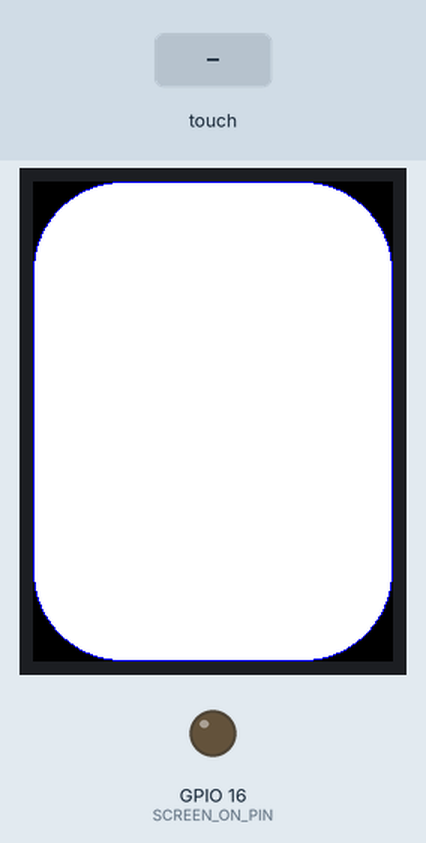
The sketch below on a simulated ESP32. Parts: 240×320 colour display, output pins drawn as LEDs (lit = HIGH). The inputs (shaded band) are chosen by the test bench. Storage starts empty.

Above: at 1.6 s.
1.7 s: screen touched at 13 % across, 10 % down
At 3.0 s:
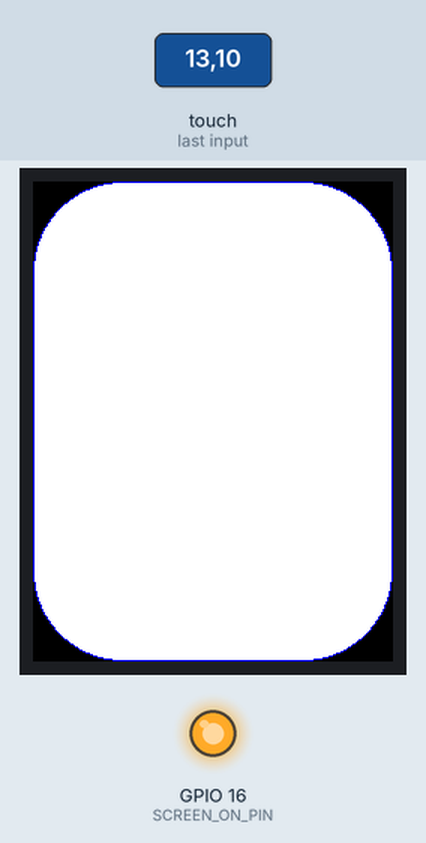
Timing chart, 0 to 4.7 s (numbered marks = the images above; inputs shaded):
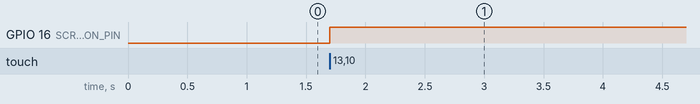

Measured:
- after the input at 1.7 s, GPIO 16 (SCREEN_ON_PIN): LOW → HIGH at once

The sketch:

Control_Board_Main_Code_C1.ino
```cpp
#include "FS.h"
#include <SPI.h>
#include <TFT_eSPI.h>

TFT_eSPI tft = TFT_eSPI(); // Initialize the TFT display

#define CALIBRATION_FILE "/TouchCalData1"
#define REPEAT_CAL false
#define SCREEN_ON_PIN 16

TFT_eSPI_Button mainButton;

void setup() {
  Serial.begin(9600);
  tft.init();
  tft.setRotation(0);
  pinMode(SCREEN_ON_PIN, OUTPUT);
  digitalWrite(SCREEN_ON_PIN, LOW);
  touch_calibrate();
  tft.fillScreen(TFT_BLACK);
  setupMainButton();
}

void loop() {
  checkButtonPresses();
}

void setupMainButton() {
  int buttonX = tft.width() / 2;
  int buttonY = tft.height() / 2;
  mainButton.initButton(&tft, buttonX, buttonY, tft.width(), tft.height(), TFT_BLUE, TFT_WHITE, TFT_WHITE, "Big Button", 2);
  mainButton.drawButton();
}

void turnDisplayOn() {
  digitalWrite(SCREEN_ON_PIN, HIGH);
}

void checkButtonPresses() {
  uint16_t t_x = 0, t_y = 0;
  bool pressed = tft.getTouch(&t_x, &t_y);

  if (pressed && isButtonPressed(mainButton, t_x, t_y)) {
    turnDisplayOn();
    delay(1000);
    tft.fillScreen(TFT_BLACK);
    mainButton.drawButton();
  }
}

bool isButtonPressed(TFT_eSPI_Button &button, uint16_t t_x, uint16_t t_y) {
  return button.contains(t_x, t_y);
}
void touch_calibrate() {
  uint16_t calData[5];
  uint8_t calDataOK = 0;

  if (SPIFFS.begin()) {
    if (SPIFFS.exists(CALIBRATION_FILE)) {
      if (REPEAT_CAL) {
        // Delete if we want to re-calibrate
        digitalWrite(SCREEN_ON_PIN, HIGH);
        SPIFFS.remove(CALIBRATION_FILE);
      } else {
        File f = SPIFFS.open(CALIBRATION_FILE, "r");
        if (f) {
          if (f.readBytes((char *)calData, 14) == 14)
            calDataOK = 1;
          f.close();
        }
      }
    }

    if (calDataOK && !REPEAT_CAL) {
      // calibration data valid
      tft.setTouch(calData);
    } else {
      // data not valid so recalibrate
      tft.fillScreen(TFT_BLACK);
      tft.setCursor(20, 0);
      tft.setTextFont(2);
      tft.setTextSize(1);
      tft.setTextColor(TFT_WHITE, TFT_BLACK);

      tft.println("Touch corners as indicated");

      tft.setTextFont(1);
      tft.println();

      if (REPEAT_CAL) {
        tft.setTextColor(TFT_RED, TFT_BLACK);
        tft.println("Set REPEAT_CAL to false to stop this running again!");
      }

      tft.calibrateTouch(calData, TFT_MAGENTA, TFT_BLACK, 15);

      tft.setTextColor(TFT_GREEN, TFT_BLACK);
      tft.println("Calibration complete!");

      // store data
      File f = SPIFFS.open(CALIBRATION_FILE, "w");
      if (f) {
        f.write((const uint8_t *)calData, 14);
        f.close();
      }
    }
  }
}
```
